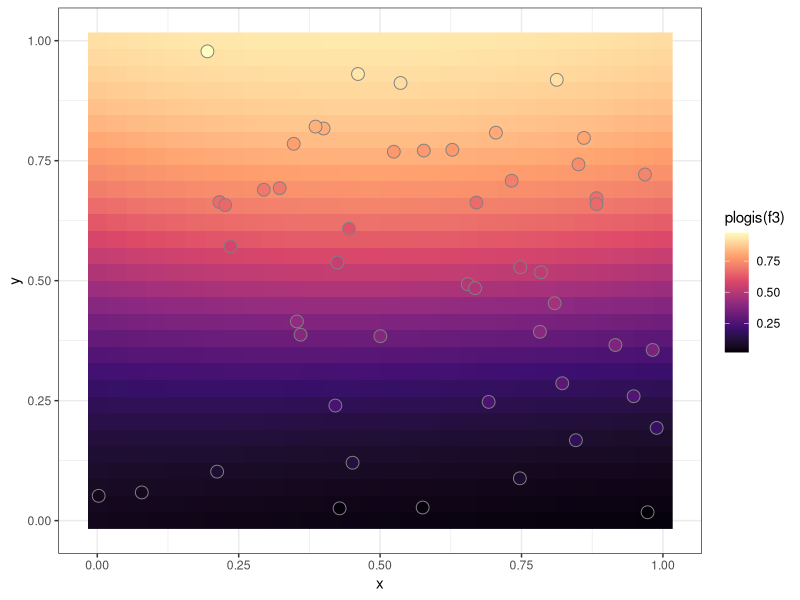

This figure's R source:
library(tidyverse)
library(glmnet)

# empirical logit two numbers
emplogit <- function(Y, N) {
  log(Y + 0.5) - log(N - Y + 0.5)
}

#set.seed(1)

n_data <- 50
dat <- data.frame(x = runif(n_data),
                  y = runif(n_data)) |>
  mutate(prev_true = y,
         N = 100,
         k = rbinom(n(), size = N, prob = prev_true),
         ye = emplogit(k, N))

X <- dat |>
  select(x, y) |>
  as.matrix()

n_features <- 10
std <- 1
omega <- cbind(rnorm(n_features, 0, std),
               rnorm(n_features, 0, std))

feat <- cbind(cos(X %*% t(omega)),
              sin(X %*% t(omega))) / sqrt(n_features)
dim(feat)

opt_lambda <- 1e-1
fit <- glmnet(feat, dat$ye, alpha = 0, lambda = opt_lambda, intercept = TRUE)

n_grid <- 30
X_pred <- expand_grid(x = seq(0, 1, l = n_grid),
                      y = seq(0, 1, l = n_grid)) |>
  as.matrix()

feat_pred <- cbind(cos(X_pred %*%t(omega)),
                   sin(X_pred %*%t(omega))) / sqrt(n_features)
dim(feat_pred)

f3 <- predict(fit, s = opt_lambda, newx = feat_pred)

X_pred |>
  as.data.frame() |>
  mutate(f3 = f3) |>
  ggplot() + theme_bw() +
  geom_raster(aes(x = x, y = y, fill = plogis(f3))) +
  scale_fill_viridis_c(option = "magma") +
  geom_point(aes(x = x, y = y, fill = prev_true), pch = 21, col = grey(0.5), size = 4, data = dat)
